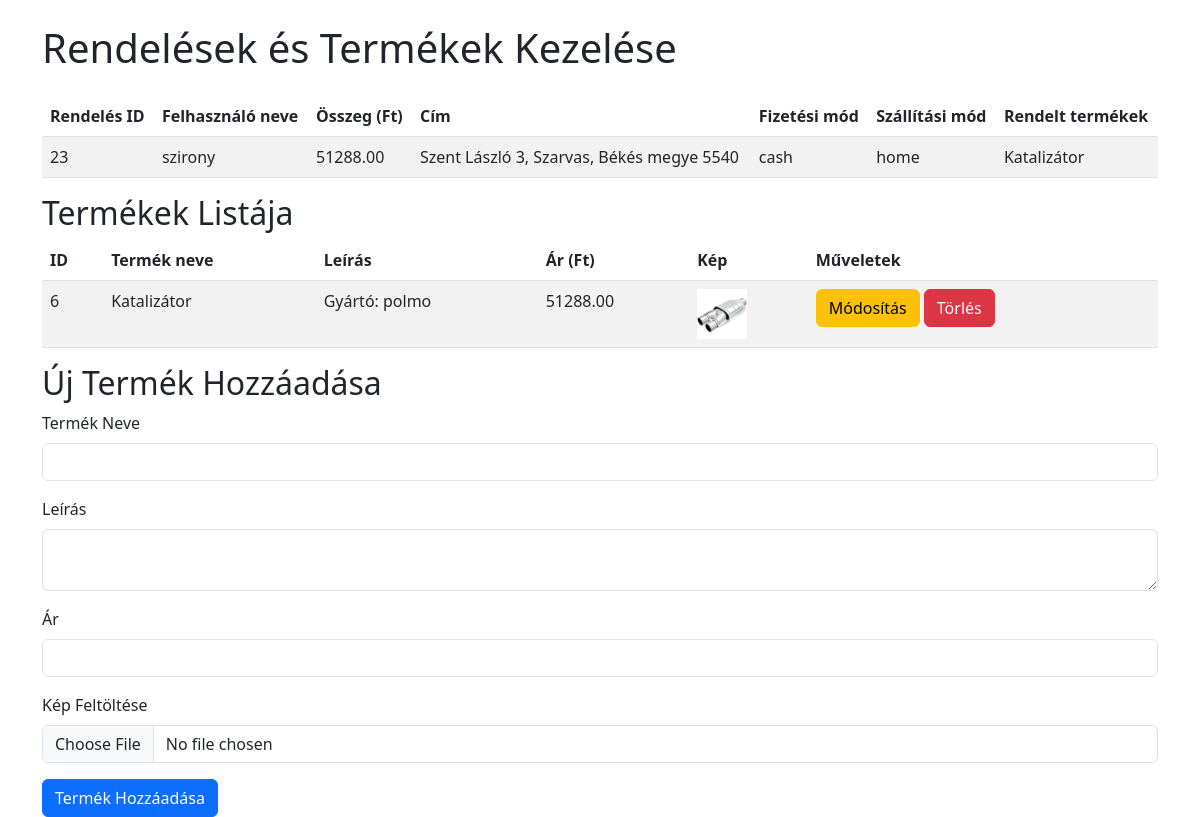
The app's page /admin.php with its own data.
### tables this page shows
CREATE TABLE `orders` (
  `id` int NOT NULL,
  `user_id` int NOT NULL,
  `total` decimal(10,2) NOT NULL,
  `address` varchar(255) NOT NULL,
  `payment_method` enum('cash','credit_card') NOT NULL,
  `delivery_method` enum('home','pickup') NOT NULL DEFAULT 'home',
  `created_at` timestamp NULL DEFAULT CURRENT_TIMESTAMP
);

CREATE TABLE `users` (
  `id` int NOT NULL,
  `username` varchar(50) NOT NULL,
  `password` varchar(255) NOT NULL,
  `email` varchar(100) NOT NULL,
  `created_at` timestamp NULL DEFAULT CURRENT_TIMESTAMP,
  `is_admin` tinyint NOT NULL DEFAULT '0'
);

CREATE TABLE `products` (
  `id` int NOT NULL,
  `name` varchar(100) NOT NULL,
  `description` text NOT NULL,
  `price` decimal(10,2) NOT NULL,
  `created_at` timestamp NULL DEFAULT CURRENT_TIMESTAMP,
  `image` varchar(255) DEFAULT NULL
);

### admin.php (the view, shortened to what this page needs)
<?php
require 'db.php';
$stmt = $pdo->prepare("
    SELECT
        orders.id AS order_id,
        users.username AS user_name,
        orders.total,
        orders.address,
        orders.payment_method,
        orders.delivery_method,
        GROUP_CONCAT(products.name) AS product_names
    FROM orders
    JOIN users ON orders.user_id = users.id
    JOIN order_details ON orders.id = order_details.order_id
    JOIN products ON order_details.product_id = products.id
    GROUP BY orders.id
    ORDER BY orders.created_at DESC
");
$stmt->execute();
$orders = $stmt->fetchAll(PDO::FETCH_ASSOC);
$stmt = $pdo->prepare("SELECT * FROM products ORDER BY created_at DESC");
$stmt->execute();
$products = $stmt->fetchAll(PDO::FETCH_ASSOC);
?>
<!DOCTYPE html>
<html lang="hu">
<head>
    <link rel="stylesheet" href="https://cdnjs.cloudflare.com/ajax/libs/bootstrap/5.3.0/css/bootstrap.min.css">
</head>
<body>
    <div class="container">
        <h1 class="my-4">Rendelések és Termékek Kezelése</h1>
        <table class="table table-striped">
            <thead>
                <tr>
                    <th>Rendelés ID</th>
                    <th>Felhasználó neve</th>
                    <th>Összeg (Ft)</th>
                    <th>Cím</th>
                    <th>Fizetési mód</th>
                    <th>Szállítási mód</th>
                    <th>Rendelt termékek</th>
                </tr>
            </thead>
            <tbody>
                <?php foreach ($orders as $order): ?>
                <tr>
                    <td><?= htmlspecialchars($order['order_id'] ?? 'N/A') ?></td>
                    <td><?= htmlspecialchars($order['user_name'] ?? 'N/A') ?></td>
                    <td><?= htmlspecialchars($order['total'] ?? 'N/A') ?></td>
                    <td><?= htmlspecialchars($order['address'] ?? 'N/A') ?></td>
                    <td><?= htmlspecialchars($order['payment_method'] ?? 'N/A') ?></td>
                    <td><?= htmlspecialchars($order['delivery_method'] ?? 'N/A') ?></td>
                    <td><?= htmlspecialchars($order['product_names'] ?? 'N/A') ?></td>
                </tr>
                <?php endforeach; ?>
            </tbody>
        </table>
        <h2>Termékek Listája</h2>
        <table class="table table-striped">
            <thead>
                <tr>
                    <th>ID</th>
                    <th>Termék neve</th>
                    <th>Leírás</th>
                    <th>Ár (Ft)</th>
                    <th>Kép</th>
                    <th>Műveletek</th>
                </tr>
            </thead>
            <tbody>
                <?php foreach ($products as $product): ?>
                <tr>
                    <td><?= htmlspecialchars($product['id']) ?></td>
                    <td><?= htmlspecialchars($product['name']) ?></td>
                    <td><?= htmlspecialchars($product['description']) ?></td>
                    <td><?= htmlspecialchars($product['price']) ?></td>
                    <td>
                        <?php if ($product['image']): ?>
                            <img src="<?= htmlspecialchars($product['image']) ?>" alt="Product Image" width="50">
                        <?php else: ?>
                            Nincs kép
                        <?php endif; ?>
                    </td>
                    <td>
                        <a href="#editProductModal<?= $product['id'] ?>" class="btn btn-warning" data-bs-toggle="modal">Módosítás</a>
                        <a href="?delete_product=<?= $product['id'] ?>" class="btn btn-danger" onclick="return confirm('Biztosan törölni szeretnéd ezt a terméket?');">Törlés</a>
                    </td>
                </tr>
                <?php endforeach; ?>
            </tbody>
        </table>
        <h2>Új Termék Hozzáadása</h2>
        <form method="POST" action="admin.php" enctype="multipart/form-data">
            <div class="mb-3">
                <label for="name" class="form-label">Termék Neve</label>
                <input type="text" class="form-control" id="name" name="name" required>
            </div>
            <div class="mb-3">
                <label for="description" class="form-label">Leírás</label>
                <textarea class="form-control" id="description" name="description" required></textarea>
            </div>
            <div class="mb-3">
                <label for="price" class="form-label">Ár</label>
                <input type="number" step="0.01" class="form-control" id="price" name="price" required>
            </div>
            <div class="mb-3">
                <label for="image" class="form-label">Kép Feltöltése</label>
                <input type="file" class="form-control" id="image" name="image" accept="image/*">
            </div>
            <button type="submit" name="add_product" class="btn btn-primary">Termék Hozzáadása</button>
        </form>
    </div>
</body>
</html>

### records on screen
orders: id "23", user.username "szirony", total "51288.00", address "Szent László 3, Szarvas, Békés megye 5540", payment_method "cash", delivery_method "home", product_names "Katalizátor"
products: id "6", name "Katalizátor", description "Gyártó: polmo", price "51288.00", image (picture)
